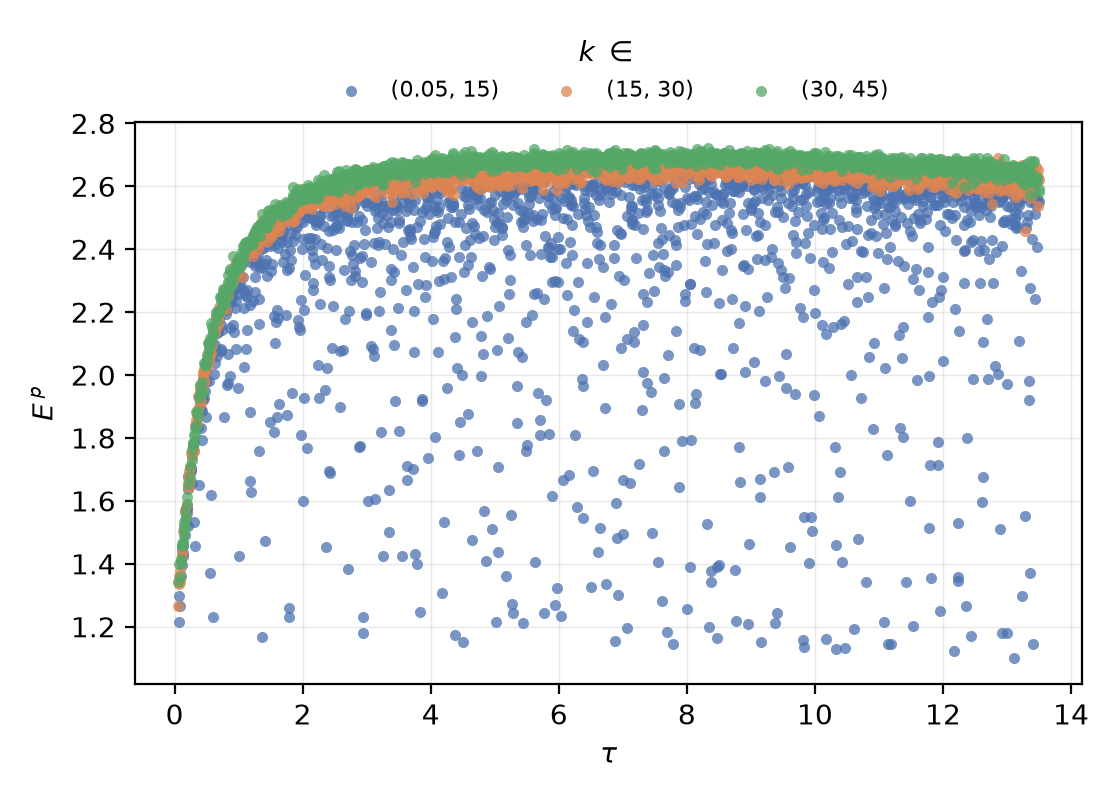

Generate this figure with Python:
"""Figure 3(d): passive accumulation E^p vs kick strength tau, coloured by kick-rate tercile.

Renders a simple version of this panel from figure_3_d.csv alone (no processing).
Run: python3 figure_3_d.py
"""
from pathlib import Path
import pandas as pd
import matplotlib
matplotlib.use("Agg")
import matplotlib.pyplot as plt

HERE = Path(__file__).resolve().parent
STEM = "figure_3_d"
df = pd.read_csv(HERE / f"{STEM}.csv")

COLORS = ["#4C72B0", "#DD8452", "#55A868"]

fig, ax = plt.subplots(figsize=(5.6, 4.0))
for (i, label), g in df.groupby(["tercile_index", "tercile_label"]):
    ax.scatter(g.x, g.E_p, s=16, alpha=0.75, color=COLORS[i], linewidths=0,
               label=label)
ax.set_xlabel(r"$\tau$")
ax.set_ylabel(r"$E^{\,p}$")
ax.grid(True, color="0.85", lw=0.5, alpha=0.6)
ax.set_axisbelow(True)
ax.legend(title=r"$k$ $\in$", fontsize=8, ncol=3, loc="lower center",
          bbox_to_anchor=(0.5, 1.0), frameon=False)

fig.tight_layout()
fig.savefig(HERE / f"{STEM}.png", dpi=200)
print(f"saved {STEM}.png")
